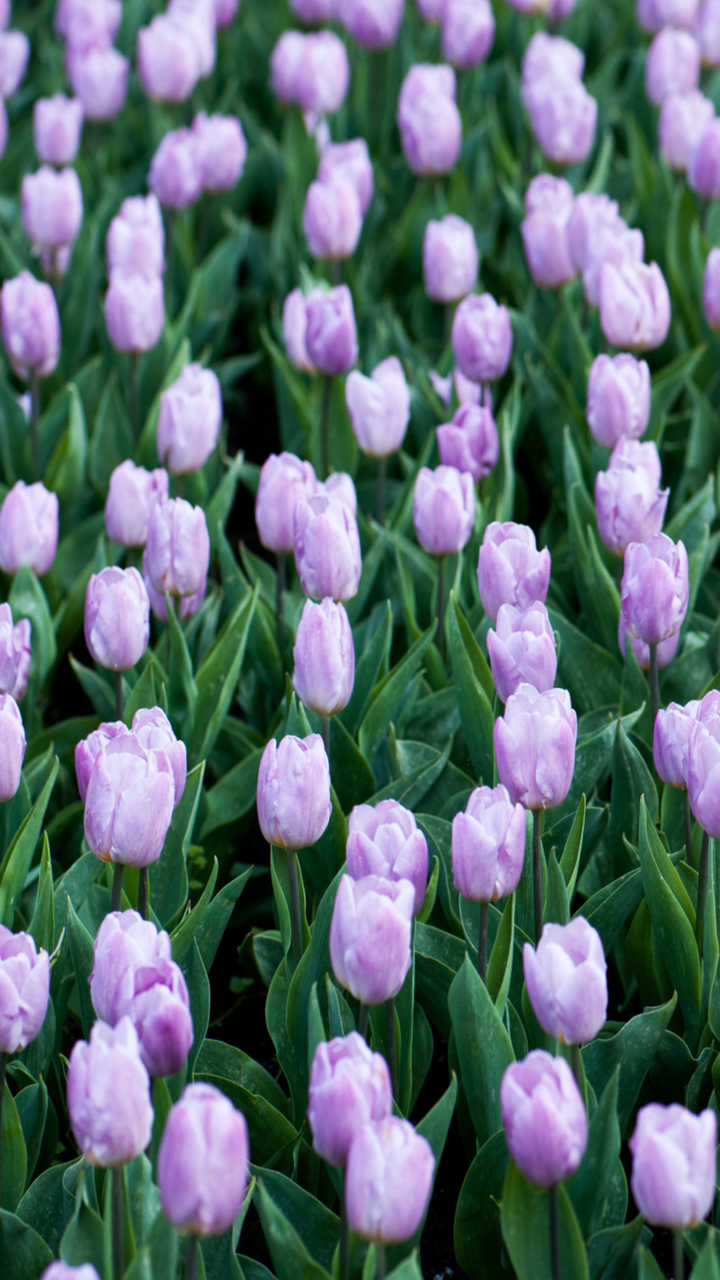
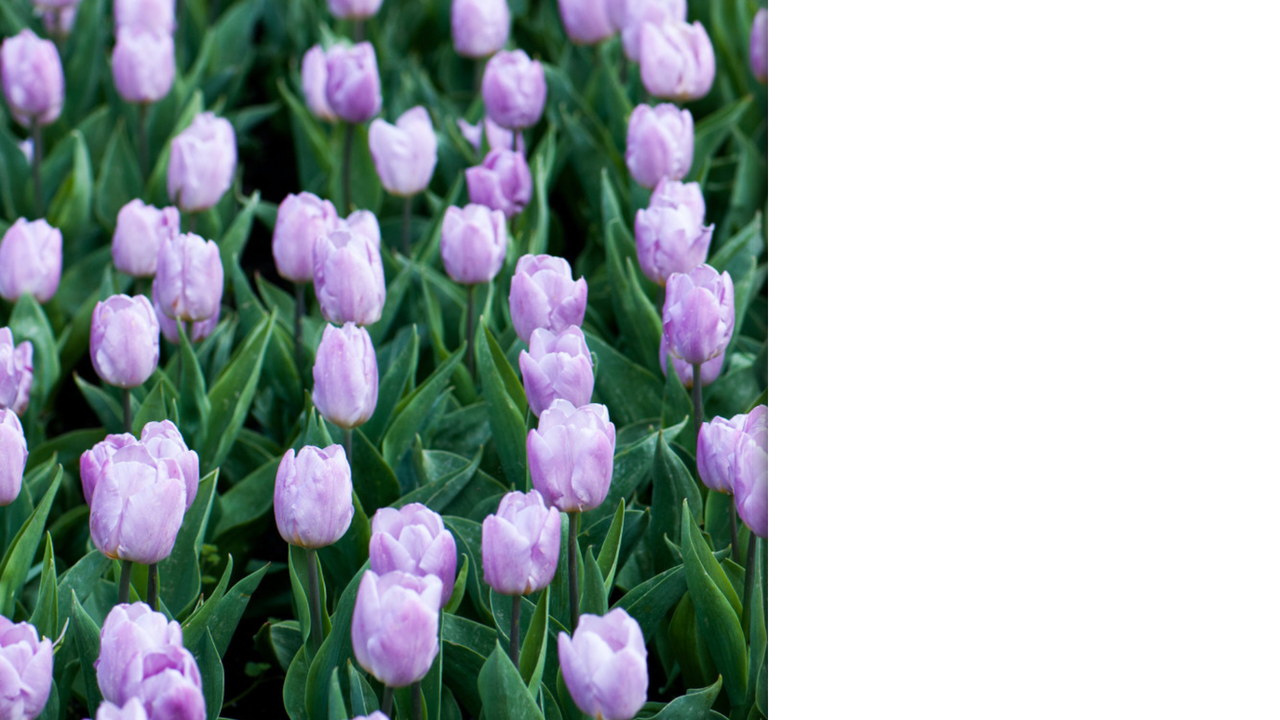

The same Android screen from two of the app's own layout files: first res/layout/ as a phone draws it, then the repository's variant for another configuration, drawn on a device whose configuration selects that folder. Both files follow.
<!-- AndroidManifest.xml: application theme Ebony -->
<!-- res/layout/fragment_todo_list.xml -->
<?xml version="1.0" encoding="utf-8"?>
<ListView
    xmlns:android="http://schemas.android.com/apk/res/android"
    android:layout_width="match_parent"
    android:layout_height="match_parent"
    android:id="@+id/todo_list"
    android:background="@drawable/flowers"
    android:isScrollContainer="false"
    style="@style/Ebony.TodoList">

</ListView>
<!-- resources referenced by this layout -->
<resources>
  <!-- drawable flowers: jpg bitmap (drawable, 299138 bytes) -->
  <style name="Ebony.TodoList" parent="android:Theme.Holo.Light">
          <item name="android:padding">5dp</item>
          <item name="android:divider">@null</item>
          <item name="android:dividerHeight">0dp</item>
          <item name="android:listSelector">@android:color/transparent</item>
      </style>
  <!-- from res/values-port-v19/ -->
  <style name="Ebony" parent="android:Theme.Holo.Light.NoActionBar.TranslucentDecor">
      </style>
</resources>
<!-- res/layout-land/fragment_todo_list.xml (the repository's variant of the layout above) -->
<!-- drawn on the phone turned sideways -->
<?xml version="1.0" encoding="utf-8"?>
<LinearLayout xmlns:android="http://schemas.android.com/apk/res/android"
    android:layout_width="match_parent"
    android:layout_height="match_parent"
    android:orientation="horizontal"
    android:baselineAligned="false">

    <FrameLayout
        android:layout_width="0dp"
        android:layout_weight="3"
        android:layout_height="match_parent">
        <ImageView
            android:id="@+id/todo_list_picture"
            android:layout_width="match_parent"
            android:layout_height="match_parent"
            android:scaleType="centerCrop"
            android:src="@drawable/flowers"/>

        <ImageView
            android:layout_width="wrap_content"
            android:layout_height="match_parent"
            android:src="@drawable/shadow_left"
            android:scaleType="fitXY"
            android:layout_gravity="end"/>
    </FrameLayout>
    <ListView
        android:id="@+id/todo_list"
        android:layout_width="0dp"
        android:layout_weight="2"
        android:layout_height="match_parent"
        style="@style/Ebony.TodoList">
    </ListView>
</LinearLayout>
<!-- resources referenced by the variant -->
<!-- as the phone turned sideways resolves them -->
<resources>
  <!-- drawable flowers: jpg bitmap (drawable, 299138 bytes) -->
  <!-- drawable shadow_left: png bitmap (drawable, 151 bytes) -->
  <style name="Ebony.TodoList" parent="android:Theme.Holo.Light">
          <item name="android:padding">5dp</item>
          <item name="android:divider">@null</item>
          <item name="android:dividerHeight">0dp</item>
          <item name="android:listSelector">@android:color/transparent</item>
      </style>
  <!-- from res/values-v19/ -->
  <style name="Ebony" parent="android:Theme.Holo.Light.NoActionBar.TranslucentDecor">
          <item name="android:actionBarStyle">@style/Ebony.ActionBar</item>
      </style>
  <style name="Ebony.ActionBar" parent="android:Widget.Holo.ActionBar">
          <item name="android:background">@color/grape</item>
          <item name="android:titleTextStyle">@style/Ebony.ActionBar.Title</item>
      </style>
  <color name="grape">#8E6CD7</color>
  <style name="Ebony.ActionBar.Title" parent="android:TextAppearance.Holo.Widget.ActionBar.Title">
          <item name="android:textColor">@color/white</item>
      </style>
  <color name="white">#FFFFFF</color>
</resources>
